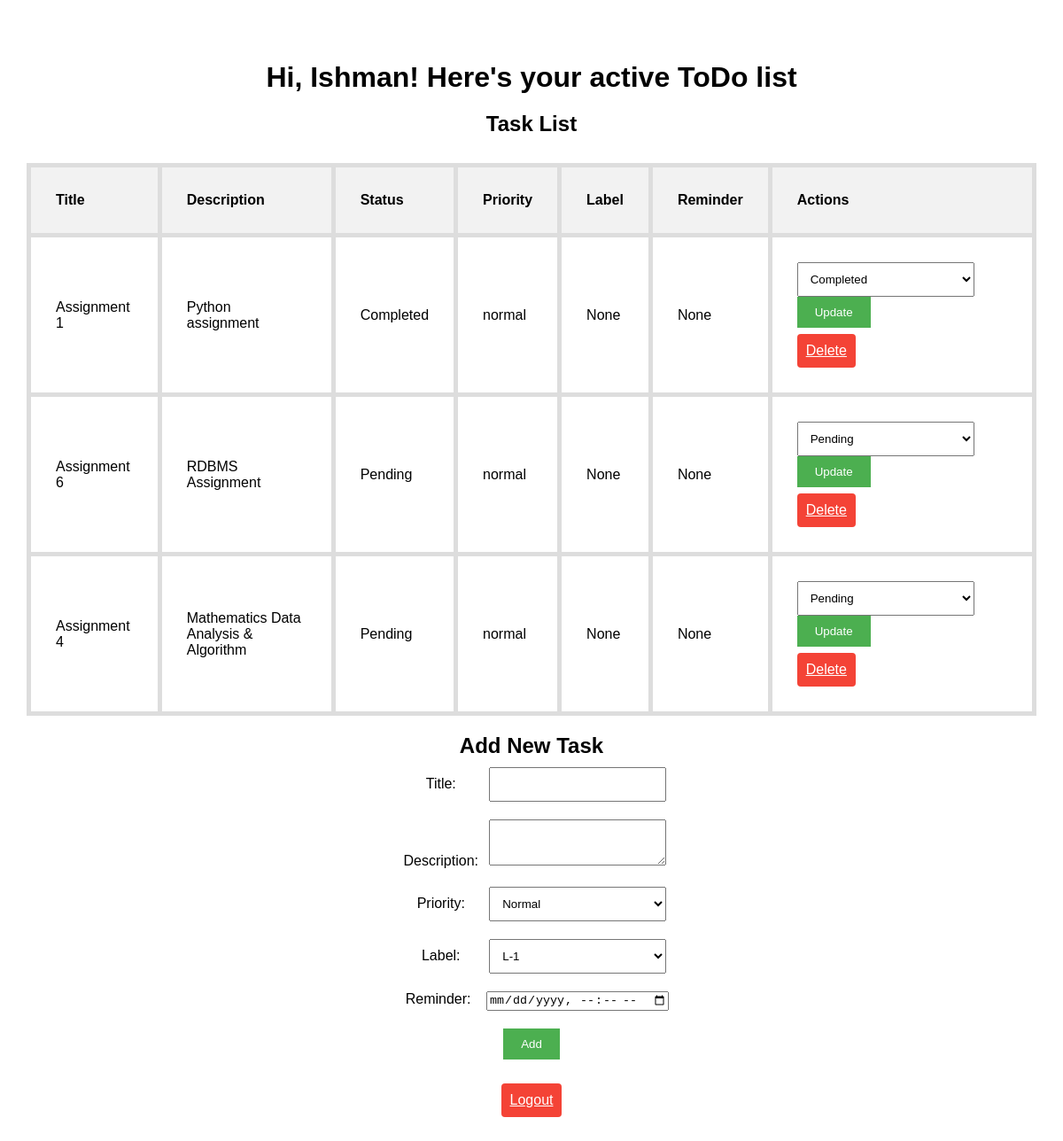
Screenshot of / (signed in) with the database file from the repository.
### app.py (models this page shows)
class User(UserMixin, db.Model):
    id = db.Column(db.Integer, primary_key=True)
    username = db.Column(db.String(20), unique=True, nullable=False)
    password = db.Column(db.String(128), nullable=False)
    tasks = db.relationship('Task', backref='user', lazy=True)

class Task(db.Model):
    id = db.Column(db.Integer, primary_key=True)
    title = db.Column(db.String(100), nullable=False)
    description = db.Column(db.Text)
    status = db.Column(db.String(20), nullable=False, default='Pending')
    priority = db.Column(db.String(20), nullable=False, default='normal')
    label = db.Column(db.String(20))
    reminder = db.Column(db.DateTime)
    user_id = db.Column(db.Integer, db.ForeignKey('user.id'), nullable=False)

### app.py (the view)
@app.route('/')
@login_required
def index():
    tasks = Task.query.filter_by(user_id=current_user.id).all()
    return render_template('index.html', tasks=tasks)

### app.py (called while the page is built)
@login_manager.user_loader
def load_user(user_id):
    return User.query.get(int(user_id))

### templates/index.html (shortened to what this page needs)
<!DOCTYPE html>
<html>
<head>
    <link rel="stylesheet" type="text/css" href="{{ url_for('static', filename='styles.css') }}">
</head>
<body>
    <div class="container">
        <h1>Hi, {{ current_user.username }}! Here's your active ToDo list</h1>
        <h2>Task List</h2>
        <table>
            <thead>
                <tr>
                    <th>Title</th>
                    <th>Description</th>
                    <th>Status</th>
                    <th>Priority</th>
                    <th>Label</th>
                    <th>Reminder</th>
                    <th>Actions</th>
                </tr>
            </thead>
            <tbody>
                {% for task in tasks %}
                <tr>
                    <td>{{ task.title }}</td>
                    <td>{{ task.description }}</td>
                    <td>{{ task.status }}</td>
                    <td>{{ task.priority }}</td>
                    <td>{{ task.label }}</td>
                    <td>{{ task.reminder }}</td>
                    <td>
                        <form action="{{ url_for('update') }}" method="post">
                            <select name="status">
                                <option value="Pending" {% if task.status == 'Pending' %}selected{% endif %}>Pending</option>
                                <option value="Completed" {% if task.status == 'Completed' %}selected{% endif %}>Completed</option>
                            </select>
                            <input type="submit" value="Update">
                        </form>
                        <a href="{{ url_for('delete', task_id=task.id) }}">Delete</a>
                    </td>
                </tr>
                {% endfor %}
            </tbody>
        </table>
        <h2>Add New Task</h2>
        <form action="{{ url_for('add') }}" method="post">
            <div class="form-group">
                <label for="title">Title:</label>
                <input type="text" name="title" id="title" required>
            </div>
            <div class="form-group">
                <label for="description">Description:</label>
                <textarea name="description" id="description"></textarea>
            </div>
            <div class="form-group">
                <label for="priority">Priority:</label>
                <select name="priority" id="priority">
                    <option value="Normal">Normal</option>
                </select>
            </div>
            <div class="form-group">
                <label for="label">Label:</label>
                <select name="Label" id="Label">
                    <option value="L-1">L-1</option>
                </select>
            </div>
            <div class="form-group">
                <label for="reminder">Reminder:</label>
                <input type="datetime-local" name="reminder" id="reminder">
            </div>
            <div class="form-group">
                <input type="submit" value="Add">
            </div>
        </form>
       <a href="{{ url_for('logout') }}">Logout</a>
    </div>
</body>
</html>

### static/styles.css (style rules this page uses)
h1, h2 { margin-bottom: 10px; }
table { border-collapse: collapse; width: 100%; }
th, td { padding: 8px; text-align: left; border-bottom: 1px solid #ddd; }
th { background-color: #f2f2f2; }
form { display: inline-block; }
input[type="submit"] { padding: 10px 20px; border: none; background-color: #4caf50; color: white; cursor: pointer; }
a { display: inline-block; margin-top: 10px; text-decoration: none; background-color: #f44336; color: white; padding: 10px 10px; border-radius: 10px; }
.form-group { margin-bottom: 20px; }
label { display: inline-grid; width: 100px; text-align: center; }
input[type="text"], textarea, select { width: 200px; padding: 10px; }
input[type="submit"] { padding: 20px 20px; border: double; background-color: #4caf50; color: white; cursor: pointer; }

### templates/index.html (style rules this page uses)
.container { max-width: 2000px; margin: 0 auto; padding: 20px; text-align: center; }
table { margin-top: 30px; width: 100%; }
th, td { padding: 28px; text-align: left; border-bottom: 5px solid #ddd; border-top: 5px solid #ddd; border-left: 5px solid #ddd; border-right: 5px solid #ddd; }
form { display: inline-block; margin-bottom: 2px; }
input[type="submit"] { padding: 10px 20px; border: none; background-color: #4caf50; color: white; cursor: pointer; }
a { display: inline-flex; margin-top: 5px; text-decoration: underline; background-color: #f44336; color: white; padding: 10px 10px; border-radius: 4px; }

### rows the page displays
User: username "Ishman"
Task: title "Assignment 1", description "Python assignment", status "Completed", priority "normal", label "None", reminder "None"
Task: title "Assignment 6", description "RDBMS Assignment", status "Pending", priority "normal", label "None", reminder "None"
Task: title "Assignment 4", description "Mathematics Data Analysis & Algorithm", status "Pending", priority "normal", label "None", reminder "None"
